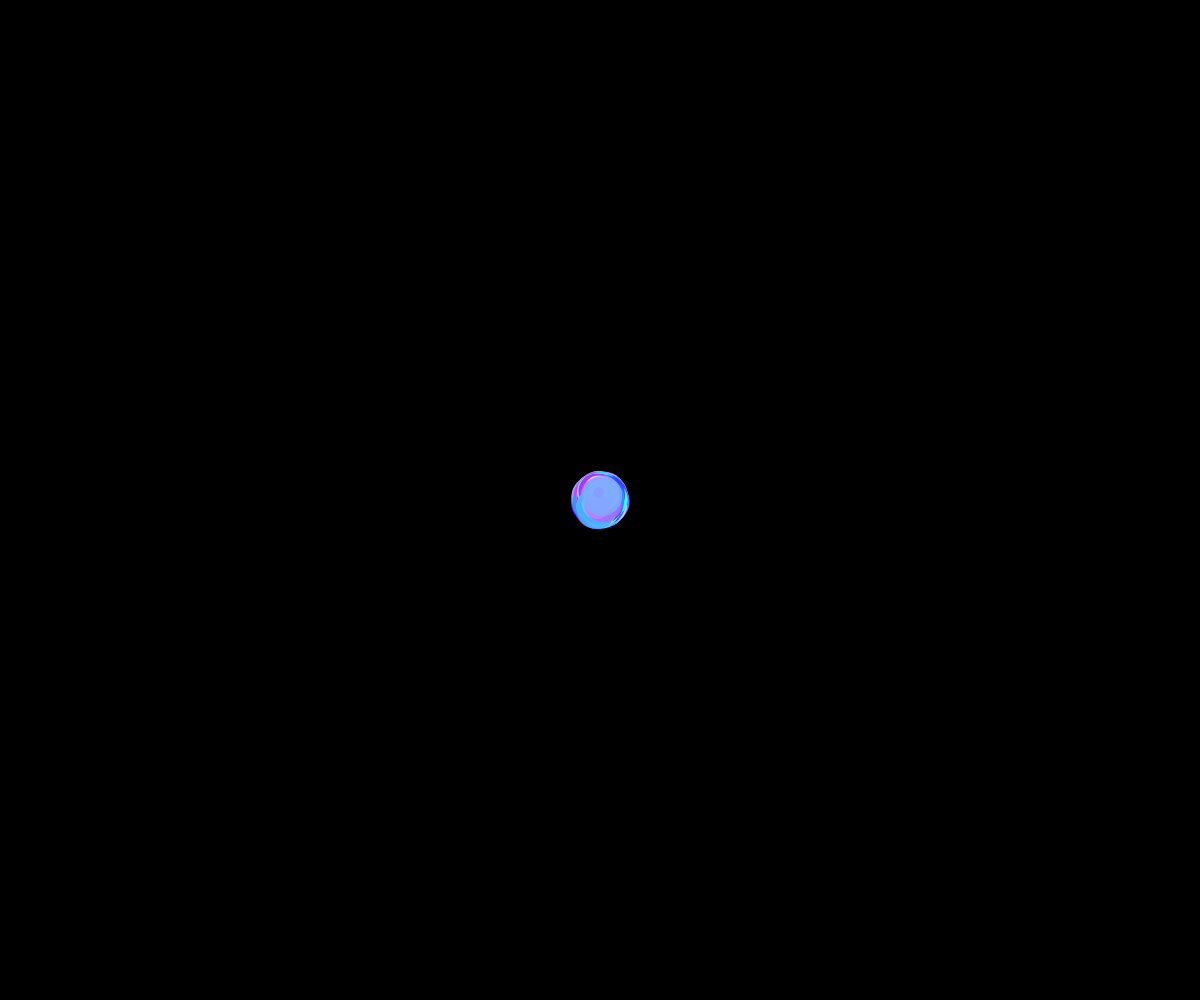
Frame 1 (no input)
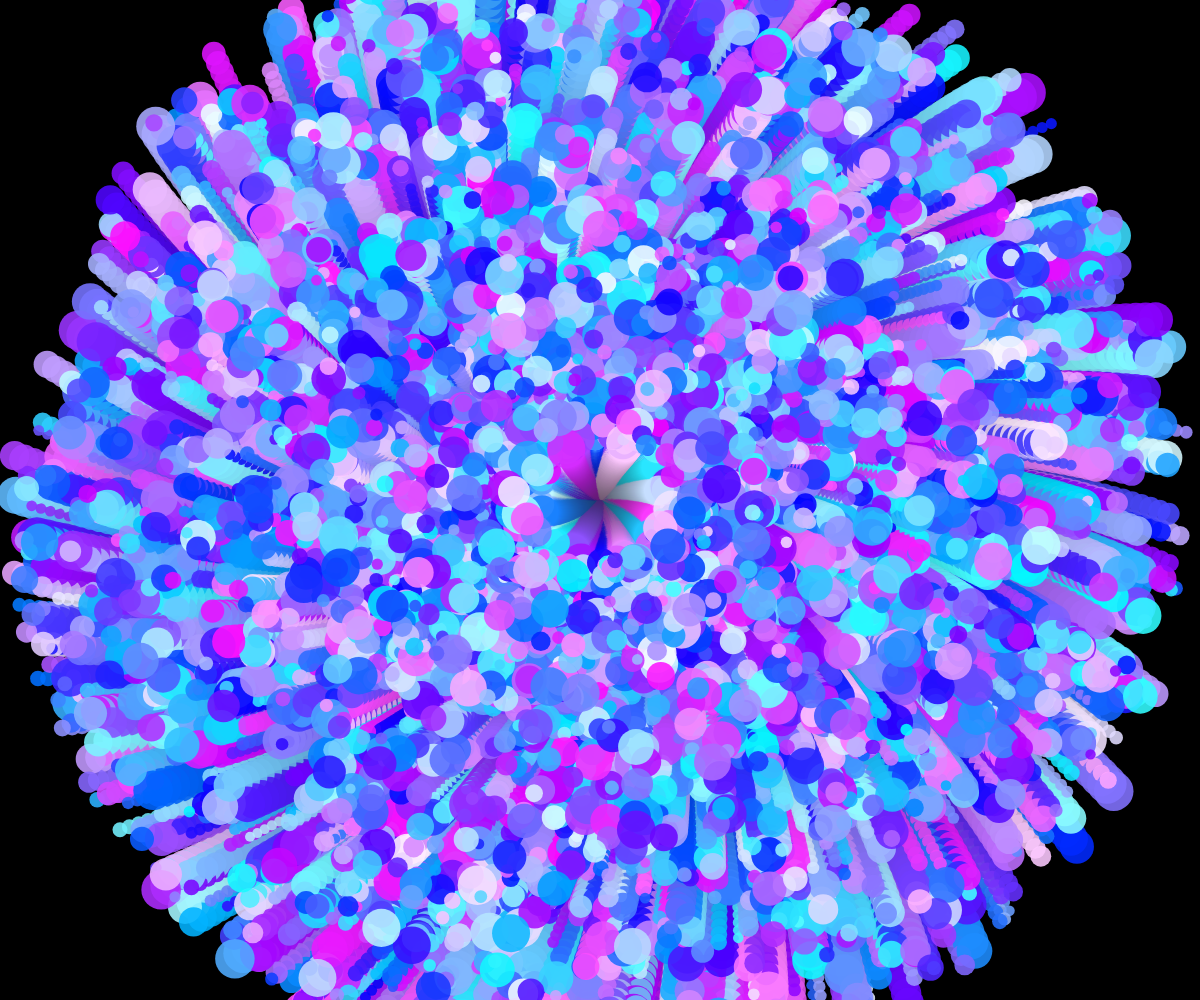
Frame 60 (no input)
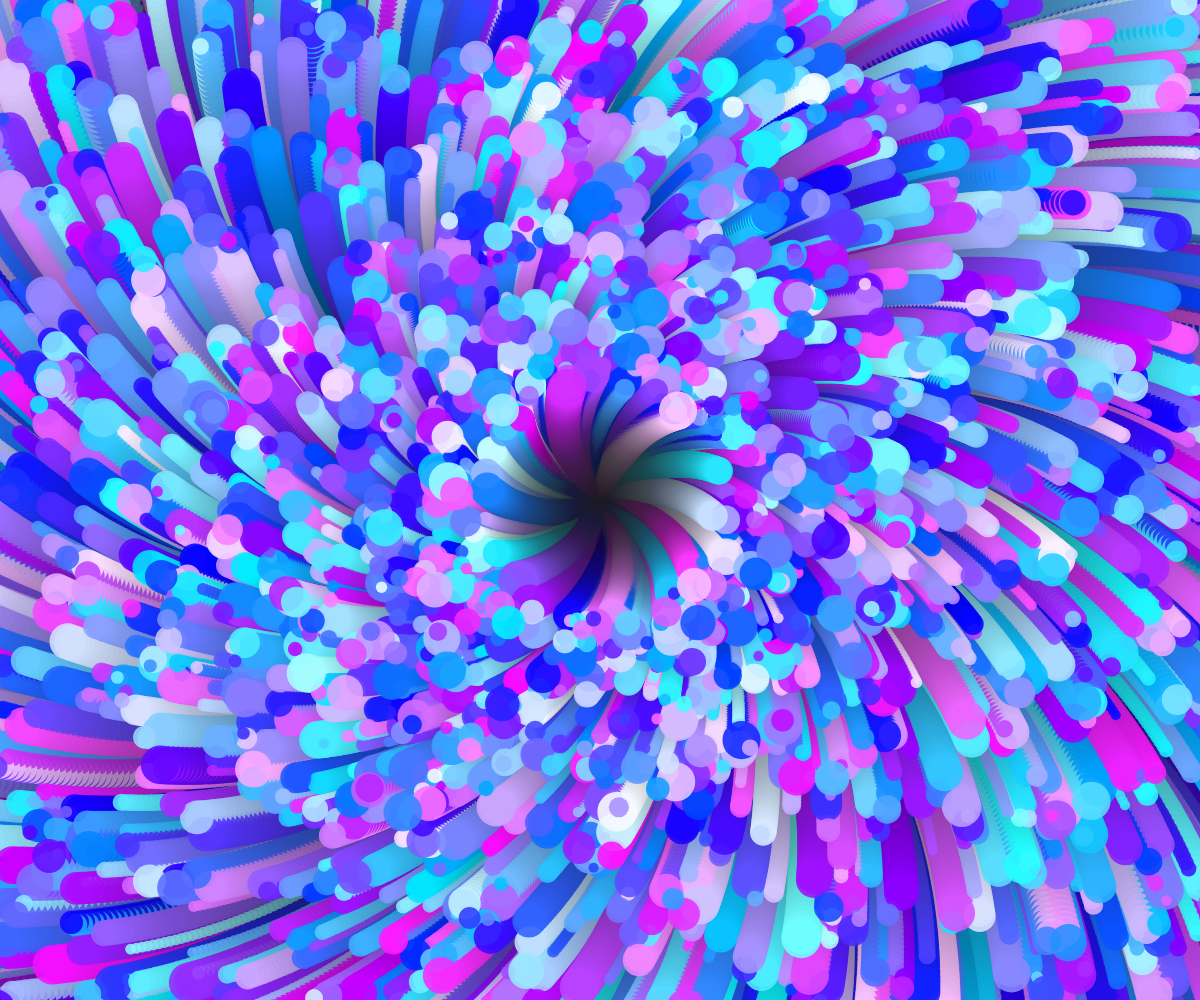
Frame 120 (the mouse pressed at the canvas centre since frame 60)

The p5.js sketch that drew these frames (run headless with seeded random() and noise() and a simulated clock; from frame 60 on, the mouse is pressed at the canvas centre):

// p5.js sketch
// ── sketch.js
let particles = [];
let backgroundAlpha = 5;

function setup() {
  createCanvas(windowWidth, windowHeight);
  frameRate(120);
  background(0);
  angleMode(DEGREES);
  // Create particles
  for (let i = 0; i < 4000; i++) {
    particles.push(new Particle());
  }
}

function draw() {
  background(0, backgroundAlpha);

  // Update and display particles
  for (let particle of particles) {
    particle.update();
    particle.draw();
  }
}

class Particle {
  constructor() {
    this.x = width / 2;
    this.y = height / 2;
    this.radius = random(5, 20);
    this.angle = random(360); // Random initial angle
    this.speed = random(1, 10);
    this.alpha = 225; // Initial alpha value
    this.r = random(0, 255);
    this.g = random(0, 255);
    this.b = random(255, 255);
  }

  update() {
    this.x += this.speed * 1.0 * Math.cos(this.angle);
    this.y += this.speed * 1.0 * Math.sin(this.angle);
    this.angle += 0.01;
  }

  draw() {
    // Set up properties for the glowing effect
    let col = color(this.r, this.g, this.b, this.alpha);
    fill(col);
    noStroke();
    ellipse(this.x, this.y, this.radius * 2, this.radius * 2);
  }
}
